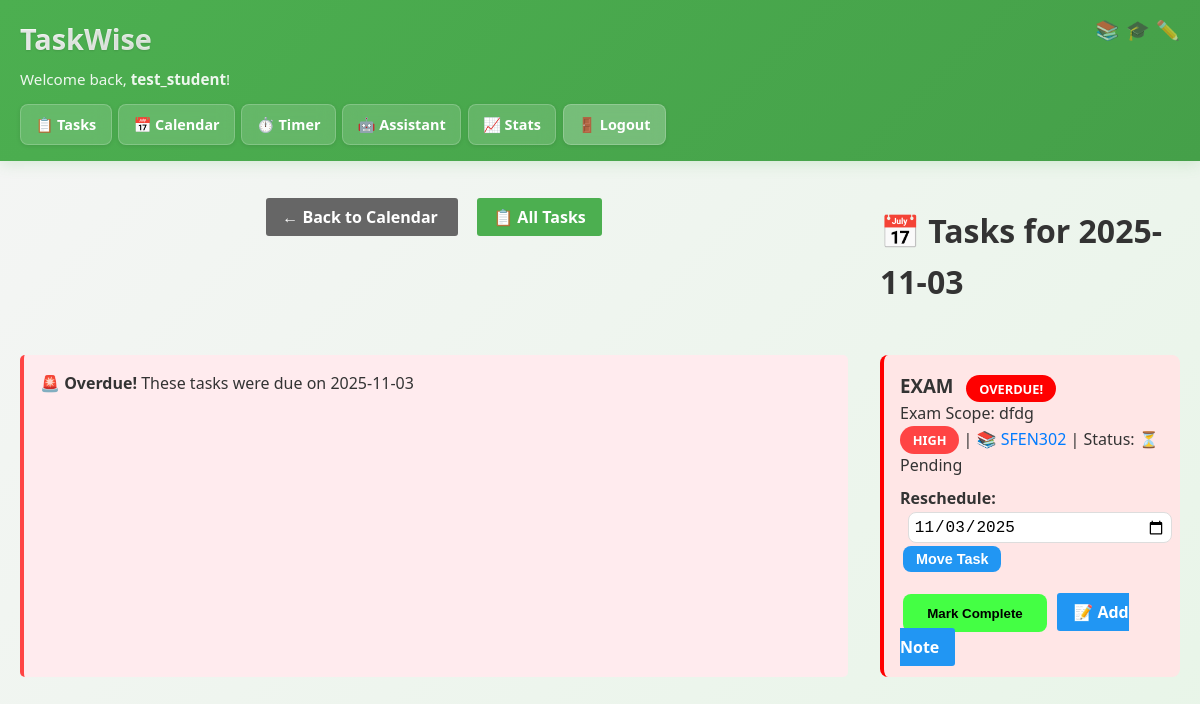
Page /calendar/day/2025-11-03 (signed in) on the committed database.
### tables this page shows
CREATE TABLE tasks (
    id INTEGER PRIMARY KEY AUTOINCREMENT,
    user_id INTEGER NOT NULL,
    title TEXT NOT NULL,
    description TEXT,
    due_date DATE,
    priority TEXT DEFAULT 'medium',
    completed BOOLEAN DEFAULT 0,
    created_at DATETIME DEFAULT CURRENT_TIMESTAMP, subject_id INTEGER, notes TEXT, calendar_color TEXT,
    FOREIGN KEY (user_id) REFERENCES users (id)
);

CREATE TABLE subjects (
    id INTEGER PRIMARY KEY AUTOINCREMENT,
    user_id INTEGER NOT NULL,
    name TEXT NOT NULL,
    color TEXT DEFAULT '#007bff',
    FOREIGN KEY (user_id) REFERENCES users (id)
);

### app.py (the view)
@app.route('/calendar/day/<date>')
def calendar_day_view(date):
    if 'user_id' not in session:
        return redirect('/login')
    conn = get_db_connection()
    tasks = conn.execute('''
        SELECT tasks.*, subjects.name as subject_name, subjects.color as subject_color
        FROM tasks
        LEFT JOIN subjects ON tasks.subject_id = subjects.id
        WHERE tasks.user_id = ? AND tasks.due_date = ?
        ORDER BY tasks.priority, tasks.created_at
    ''', (session['user_id'], date)).fetchall()
    conn.close()
    return render_template('calendar_day.html',
                         tasks=tasks,
                         date=date,
                         datetime=datetime,  # Pass datetime to template
                         get_urgency_class=get_urgency_class)

### app.py (called while the page is built)
def get_db_connection():
    if os.environ.get('DATABASE_URL'):
        import psycopg2
        conn = psycopg2.connect(os.environ.get('DATABASE_URL'))
    else:
        conn = sqlite3.connect('student_tasks.db')
        conn.row_factory = sqlite3.Row
    return conn

def get_urgency_class(due_date_str):
    if not due_date_str:
        return ''
    try:
        due_date = datetime.strptime(due_date_str, '%Y-%m-%d').date()
        today = datetime.now().date()
        tomorrow = today + timedelta(days=1)
        if due_date < today:
            return 'urgent-overdue'
        elif due_date == today:
            return 'urgent-today'
        elif due_date == tomorrow:
            return 'urgent-tomorrow'
        else:
            return ''
    except:
        return ''

### templates/calendar_day.html (shortened to what this page needs)
{% extends "base.html" %}
{% block content %}
<div class="container">
    <div style="text-align: center; margin-bottom: 2rem;">
        <a href="/calendar" class="btn" style="background: #666; color: white; text-decoration: none; padding: 0.5rem 1rem; border-radius: 3px;">
            ← Back to Calendar
        </a>
        <a href="/dashboard" class="btn" style="background: #4CAF50; color: white; text-decoration: none; padding: 0.5rem 1rem; border-radius: 3px; margin-left: 1rem;">
            📋 All Tasks
        </a>
    </div>
    <h1>📅 Tasks for {{ date }}</h1>
    {% set today = datetime.now().strftime('%Y-%m-%d') %}
    {% if date < today %}
    <div style="background: #ffebee; padding: 1rem; border-radius: 5px; margin: 1rem 0; border-left: 4px solid #ff4444;">
        <strong>🚨 Overdue!</strong> These tasks were due on {{ date }}
    </div>
    {% elif date == today %}
    <div style="background: #fff3e0; padding: 1rem; border-radius: 5px; margin: 1rem 0; border-left: 4px solid #ff9800;">
        <strong>📌 Due Today!</strong> Complete these tasks today
    </div>
    {% endif %}
    {% if tasks %}
        {% for task in tasks %}
        <div class="task-item {{ task.priority }} {{ get_urgency_class(task.due_date) }} {% if task.completed %}completed{% endif %}" style="margin-bottom: 1rem;">
            <h3>{{ task.title }}
                {% if not task.completed %}
                    {% set urgency_class = get_urgency_class(task.due_date) %}
                    {% if urgency_class == 'urgent-overdue' %}
                        <span class="urgency-badge overdue-badge">OVERDUE!</span>
                    {% elif urgency_class == 'urgent-today' %}
                        <span class="urgency-badge today-badge">DUE TODAY</span>
                    {% endif %}
                {% endif %}
            </h3>
            <p>{{ task.description }}</p>
            <p>
                <span class="priority-badge {{ task.priority }}-badge">{{ task.priority.upper() }}</span> |
                {% if task.subject_name %}
                <span style="color: {{ task.subject_color }};">📚 {{ task.subject_name }}</span> |
                {% endif %}
                Status: {% if task.completed %}✅ Completed{% else %}⏳ Pending{% endif %}
            </p>
            <form method="POST" action="/update_task_date/{{ task.id }}" style="margin-top: 0.5rem;">
                <label><strong>Reschedule:</strong></label>
                <input type="date" name="new_date" value="{{ task.due_date }}" style="padding: 0.3rem; margin: 0 0.5rem;">
                <button type="submit" class="btn" style="background: #2196F3; color: white; padding: 0.3rem 0.8rem; font-size: 0.9rem;">
                    Move Task
                </button>
            </form>
            <div style="margin-top: 0.5rem;">
                {% if not task.completed %}
                <form method="POST" action="/complete_task" style="display:inline;">
                    <button type="submit" class="btn btn-success">Mark Complete</button>
                </form>
                {% endif %}
                <a href="/task_details/{{ task.id }}" class="btn" style="background: #2196F3; color: white; text-decoration: none; padding: 0.5rem 1rem; border-radius: 3px;">
                    📝 Add Note
                </a>
            </div>
        </div>
        {% endfor %}
    {% endif %}
</div>
{% endblock %}

### templates/base.html (style rules this page uses)
* { box-sizing: border-box; margin: 0; padding: 0; }
body { font-family: 'Segoe UI', Tahoma, Geneva, Verdana, sans-serif; line-height: 1.6; color: #333; margin: 0; padding: 0; background: linear-gradient(135deg, #f5f5f5 0%, #e8f5e8 100%); min-height: 100vh; }
.container { display: grid; grid-template-columns: 1fr 300px; gap: 2rem; }
.task-item { border-left: 4px solid #ccc; padding: 1rem; margin: 1rem 0; background: #fafafa; border-radius: 8px; transition: transform 0.2s ease; }
.task-item.high { border-left-color: #ff4444; }
.task-item.urgent-overdue { border-left-color: #ff0000 !important; background: #ffe6e6; }
.btn { padding: 0.7rem 1.5rem; border: none; border-radius: 8px; cursor: pointer; margin: 0.2rem; font-weight: 600; transition: all 0.3s ease; }
.btn-success { background: #44ff44; color: black; }
form { margin: 1rem 0; }
input, textarea, select { width: 100%; padding: 0.8rem; margin: 0.5rem 0; border: 1px solid #ddd; border-radius: 8px; font-size: 1rem; }
.priority-badge { padding: 0.3rem 0.8rem; border-radius: 20px; font-size: 0.8rem; color: white; font-weight: 600; }
.high-badge { background: #ff4444; }
.urgency-badge { padding: 0.3rem 0.8rem; border-radius: 20px; font-size: 0.8rem; color: white; margin-left: 0.5rem; font-weight: 600; }
.overdue-badge { background: #ff0000; }
a { color: #4CAF50; text-decoration: none; }

### rows in the picture
tasks: title "EXAM", completed "OVERDUE!", description "Exam Scope: dfdg", priority "HIGH", subject_name "SFEN302", new_date "11/03/2025"

### other values in the picture
{{ session.username }} "test_student"
{{ date }} "2025-11-03"
